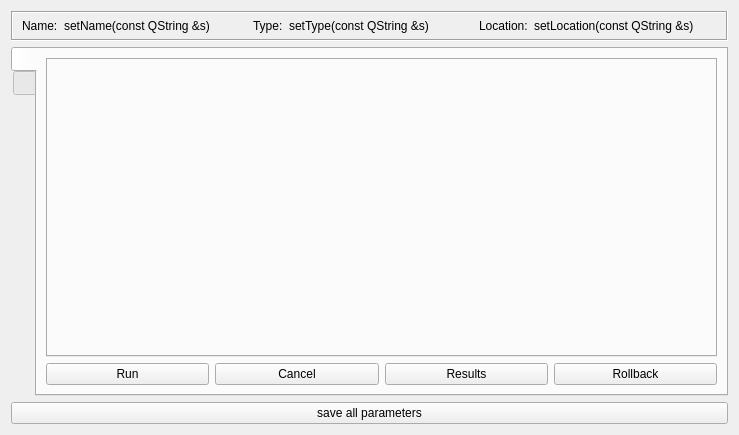
<?xml version="1.0" encoding="UTF-8"?>
<ui version="4.0">
 <class>CWE_Parameters</class>
 <widget class="QWidget" name="CWE_Parameters">
  <property name="geometry">
   <rect>
    <x>0</x>
    <y>0</y>
    <width>739</width>
    <height>435</height>
   </rect>
  </property>
  <property name="windowTitle">
   <string>Form</string>
  </property>
  <layout class="QVBoxLayout" name="verticalLayout">
   <item>
    <widget class="QFrame" name="frame_parameterInfo">
     <property name="frameShape">
      <enum>QFrame::Box</enum>
     </property>
     <property name="frameShadow">
      <enum>QFrame::Sunken</enum>
     </property>
     <layout class="QHBoxLayout" name="horizontalLayout">
      <property name="topMargin">
       <number>6</number>
      </property>
      <property name="bottomMargin">
       <number>6</number>
      </property>
      <item>
       <widget class="QLabel" name="label_name">
        <property name="text">
         <string>Name:</string>
        </property>
       </widget>
      </item>
      <item>
       <widget class="QLabel" name="label_theName">
        <property name="sizePolicy">
         <sizepolicy hsizetype="Preferred" vsizetype="Preferred">
          <horstretch>1</horstretch>
          <verstretch>0</verstretch>
         </sizepolicy>
        </property>
        <property name="text">
         <string>setName(const QString &amp;s)</string>
        </property>
       </widget>
      </item>
      <item>
       <widget class="QLabel" name="label_type">
        <property name="text">
         <string>Type:</string>
        </property>
       </widget>
      </item>
      <item>
       <widget class="QLabel" name="label_theType">
        <property name="sizePolicy">
         <sizepolicy hsizetype="Preferred" vsizetype="Preferred">
          <horstretch>1</horstretch>
          <verstretch>0</verstretch>
         </sizepolicy>
        </property>
        <property name="text">
         <string>setType(const QString &amp;s)</string>
        </property>
       </widget>
      </item>
      <item>
       <widget class="QLabel" name="label_location">
        <property name="text">
         <string>Location:</string>
        </property>
       </widget>
      </item>
      <item>
       <widget class="QLabel" name="label_theLocation">
        <property name="sizePolicy">
         <sizepolicy hsizetype="Preferred" vsizetype="Preferred">
          <horstretch>1</horstretch>
          <verstretch>0</verstretch>
         </sizepolicy>
        </property>
        <property name="text">
         <string>setLocation(const QString &amp;s)</string>
        </property>
       </widget>
      </item>
     </layout>
    </widget>
   </item>
   <item>
    <widget class="QTabWidget" name="theTabWidget">
     <property name="tabPosition">
      <enum>QTabWidget::West</enum>
     </property>
     <property name="currentIndex">
      <number>0</number>
     </property>
     <widget class="QWidget" name="tabWidgetPage1" native="true">
      <attribute name="title">
       <string/>
      </attribute>
      <layout class="QVBoxLayout" name="verticalLayout_6">
       <item>
        <widget class="QFrame" name="frame">
         <property name="sizePolicy">
          <sizepolicy hsizetype="Preferred" vsizetype="Preferred">
           <horstretch>0</horstretch>
           <verstretch>1</verstretch>
          </sizepolicy>
         </property>
         <property name="frameShape">
          <enum>QFrame::NoFrame</enum>
         </property>
         <property name="frameShadow">
          <enum>QFrame::Raised</enum>
         </property>
         <layout class="QGridLayout" name="gridLayout">
          <property name="leftMargin">
           <number>0</number>
          </property>
          <property name="topMargin">
           <number>0</number>
          </property>
          <property name="rightMargin">
           <number>0</number>
          </property>
          <property name="bottomMargin">
           <number>0</number>
          </property>
          <item row="0" column="0">
           <widget class="QWidget" name="model_right_vertical_widget" native="true">
            <layout class="QVBoxLayout" name="verticalLayout_3">
             <property name="leftMargin">
              <number>0</number>
             </property>
             <property name="topMargin">
              <number>0</number>
             </property>
             <property name="rightMargin">
              <number>0</number>
             </property>
             <property name="bottomMargin">
              <number>0</number>
             </property>
             <item>
              <widget class="QTabWidget" name="mesh_tabWidget">
               <property name="sizePolicy">
                <sizepolicy hsizetype="Expanding" vsizetype="Expanding">
                 <horstretch>2</horstretch>
                 <verstretch>0</verstretch>
                </sizepolicy>
               </property>
              </widget>
             </item>
            </layout>
           </widget>
          </item>
          <item row="1" column="0">
           <widget class="QWidget" name="widget" native="true">
            <property name="minimumSize">
             <size>
              <width>0</width>
              <height>0</height>
             </size>
            </property>
            <layout class="QHBoxLayout" name="horizontalLayout_2">
             <property name="leftMargin">
              <number>0</number>
             </property>
             <property name="topMargin">
              <number>0</number>
             </property>
             <property name="rightMargin">
              <number>0</number>
             </property>
             <property name="bottomMargin">
              <number>0</number>
             </property>
             <item>
              <widget class="QPushButton" name="pBtn_model_run">
               <property name="text">
                <string>Run</string>
               </property>
              </widget>
             </item>
             <item>
              <widget class="QPushButton" name="pBtn_model_cancel">
               <property name="text">
                <string>Cancel</string>
               </property>
              </widget>
             </item>
             <item>
              <widget class="QPushButton" name="pBtn_model_results">
               <property name="text">
                <string>Results</string>
               </property>
              </widget>
             </item>
             <item>
              <widget class="QPushButton" name="pBtn_model_rollback">
               <property name="text">
                <string>Rollback</string>
               </property>
              </widget>
             </item>
            </layout>
           </widget>
          </item>
         </layout>
        </widget>
       </item>
      </layout>
     </widget>
     <widget class="QWidget" name="tabWidgetPage2" native="true">
      <attribute name="title">
       <string/>
      </attribute>
      <layout class="QVBoxLayout" name="verticalLayout_7">
       <item>
        <widget class="QFrame" name="frame_2">
         <property name="sizePolicy">
          <sizepolicy hsizetype="Preferred" vsizetype="Preferred">
           <horstretch>0</horstretch>
           <verstretch>1</verstretch>
          </sizepolicy>
         </property>
         <property name="frameShape">
          <enum>QFrame::NoFrame</enum>
         </property>
         <property name="frameShadow">
          <enum>QFrame::Raised</enum>
         </property>
         <property name="lineWidth">
          <number>1</number>
         </property>
         <layout class="QGridLayout" name="gridLayout_2">
          <property name="leftMargin">
           <number>0</number>
          </property>
          <property name="topMargin">
           <number>0</number>
          </property>
          <property name="rightMargin">
           <number>0</number>
          </property>
          <property name="bottomMargin">
           <number>0</number>
          </property>
          <item row="0" column="0">
           <widget class="QWidget" name="simulation_right_vertical_widget" native="true">
            <property name="sizePolicy">
             <sizepolicy hsizetype="Preferred" vsizetype="Preferred">
              <horstretch>0</horstretch>
              <verstretch>0</verstretch>
             </sizepolicy>
            </property>
            <layout class="QVBoxLayout" name="verticalLayout_5">
             <property name="leftMargin">
              <number>0</number>
             </property>
             <property name="topMargin">
              <number>0</number>
             </property>
             <property name="rightMargin">
              <number>0</number>
             </property>
             <property name="bottomMargin">
              <number>0</number>
             </property>
             <item>
              <widget class="QTabWidget" name="simulation_tabWidget">
               <property name="sizePolicy">
                <sizepolicy hsizetype="Expanding" vsizetype="Expanding">
                 <horstretch>2</horstretch>
                 <verstretch>0</verstretch>
                </sizepolicy>
               </property>
               <property name="currentIndex">
                <number>-1</number>
               </property>
              </widget>
             </item>
            </layout>
           </widget>
          </item>
          <item row="1" column="0">
           <widget class="QWidget" name="widget_2" native="true">
            <property name="minimumSize">
             <size>
              <width>0</width>
              <height>0</height>
             </size>
            </property>
            <layout class="QHBoxLayout" name="horizontalLayout_3">
             <property name="leftMargin">
              <number>0</number>
             </property>
             <property name="topMargin">
              <number>0</number>
             </property>
             <property name="rightMargin">
              <number>0</number>
             </property>
             <property name="bottomMargin">
              <number>0</number>
             </property>
             <item>
              <widget class="QPushButton" name="pBtn_simulation_run">
               <property name="text">
                <string>Run</string>
               </property>
              </widget>
             </item>
             <item>
              <widget class="QPushButton" name="pBtn_simulation_cancel">
               <property name="text">
                <string>Cancel</string>
               </property>
              </widget>
             </item>
             <item>
              <widget class="QPushButton" name="pBtn_simulation_results">
               <property name="text">
                <string>Results</string>
               </property>
              </widget>
             </item>
             <item>
              <widget class="QPushButton" name="pBtn_simulation_rollback">
               <property name="text">
                <string>Rollback</string>
               </property>
              </widget>
             </item>
            </layout>
           </widget>
          </item>
         </layout>
        </widget>
       </item>
      </layout>
     </widget>
    </widget>
   </item>
   <item>
    <widget class="QPushButton" name="pbtn_saveAllParameters">
     <property name="text">
      <string>save all parameters</string>
     </property>
    </widget>
   </item>
  </layout>
 </widget>
 <resources/>
 <connections/>
</ui>
